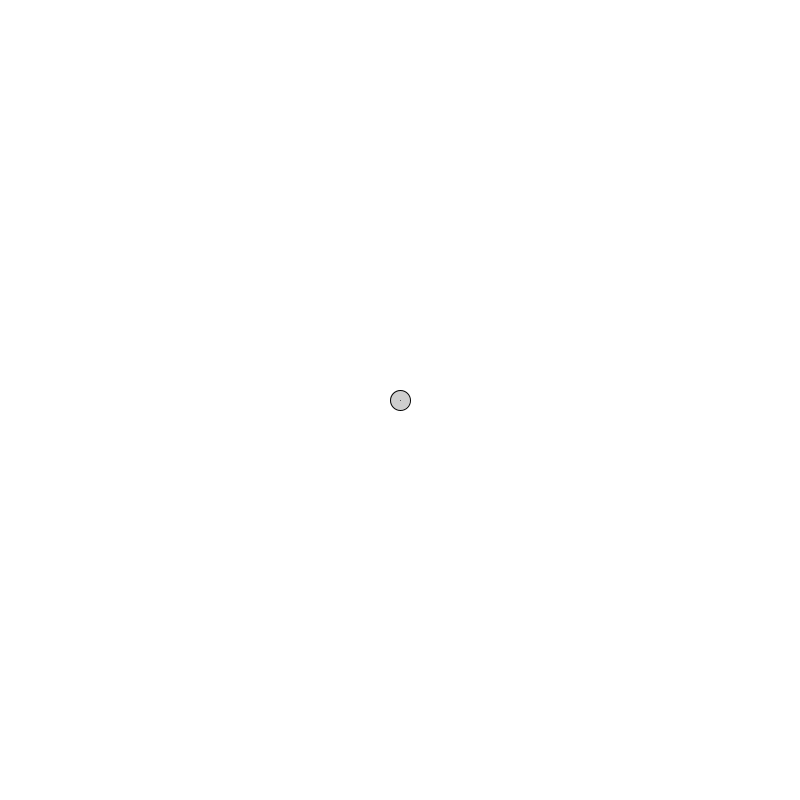
Frame 1 (no input)
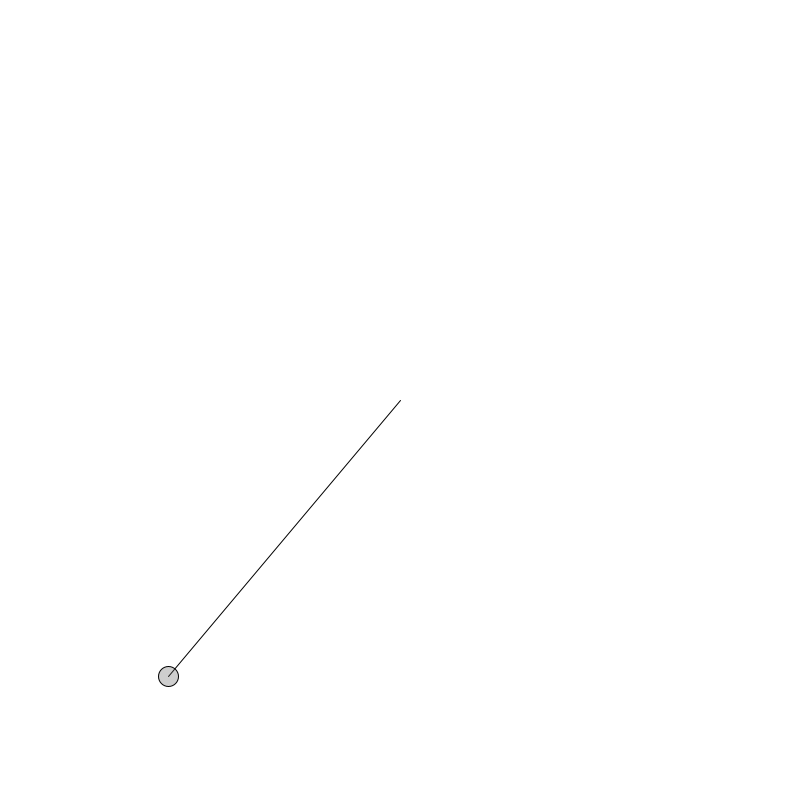
Frame 60 (the mouse pressed at the canvas centre just before this capture)
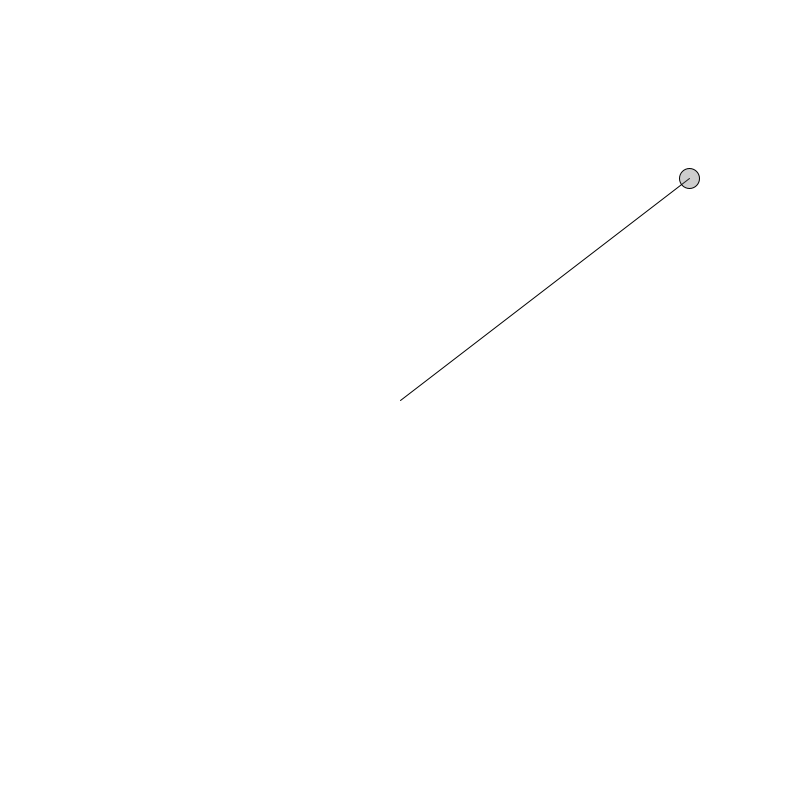
Frame 120 (the mouse held since frame 60 and released just before this capture)

The Processing sketch that drew these frames (run headless with seeded random() and noise(); from frame 60 on, the mouse is pressed at the canvas centre):

// Processing sketch: SIMPLE_OSCILATOR2
// ── SIMPLE_OSCILATOR2.pde
float period = 120;
float amplitude = 300;

PVector Angle;
PVector Velocity;

void setup(){
  size(800, 800);
  Angle = new PVector();
  Velocity = new PVector(random(0.01,0.1), random(0.01,0.1));
}

void draw(){
  background(255);
  translate(width/2, height/2);
  
  float x = amplitude * sin(Angle.x);
  float y = amplitude * sin(Angle.y);
  
  line(0, 0, x, y);
  fill(100, 80);
  ellipse(x, y, 20, 20);
  
  Angle.x += Velocity.x;
  Angle.y += Velocity.y;
}
